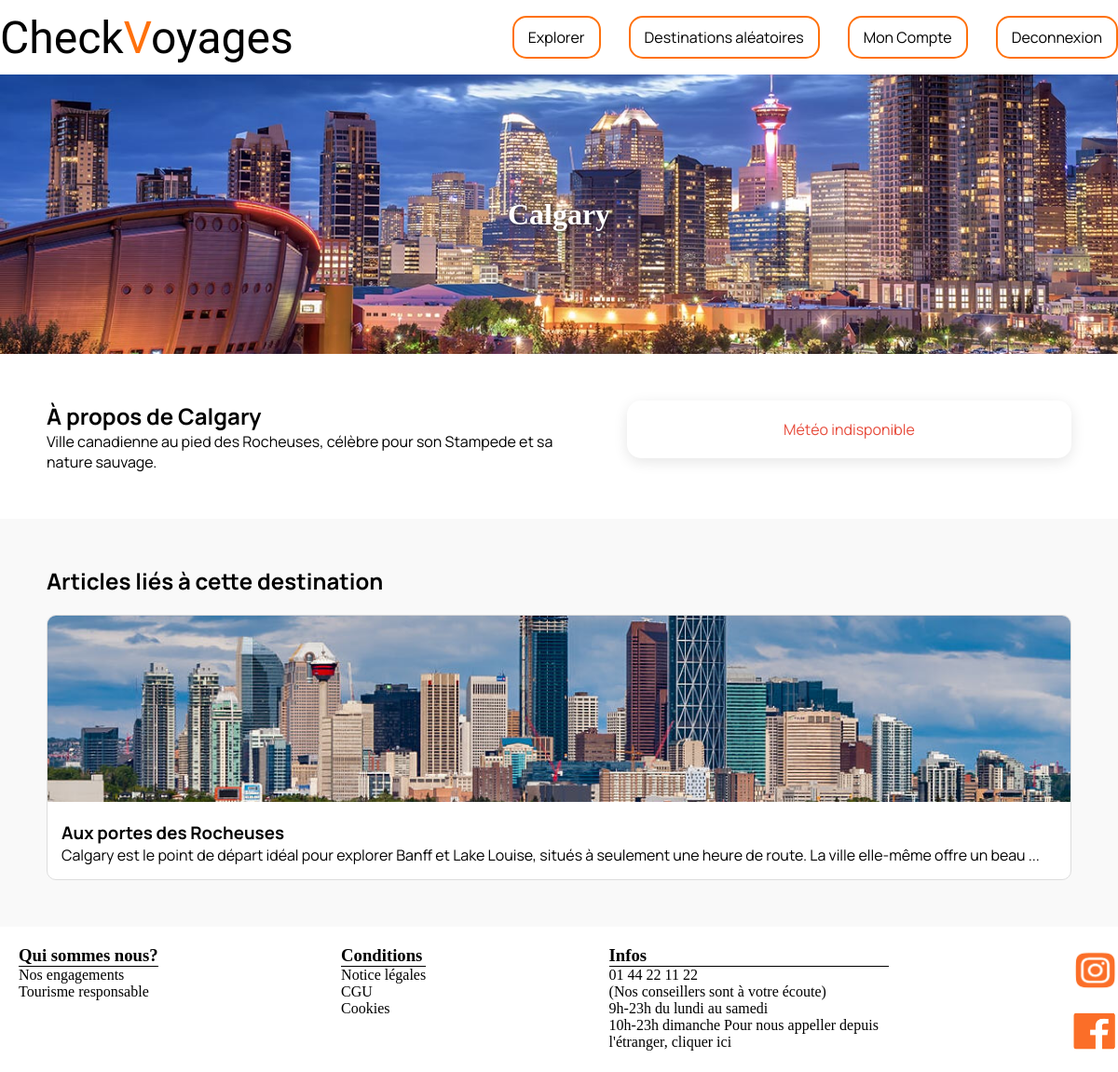
Screenshot of /destination.php?id=9 (signed in) with the database file from the repository.
### tables this page shows
CREATE TABLE IF NOT EXISTS destination(
	id_destination INT PRIMARY KEY AUTO_INCREMENT NOT NULL,
    id_destinationGroup INT NOT NULL,
    title VARCHAR(100) NOT NULL UNIQUE,
    content TEXT NOT NULL,
    thumbnail VARCHAR(255),
    publication_date DATETIME NOT NULL
);

CREATE TABLE IF NOT EXISTS article(
	id_article INT PRIMARY KEY AUTO_INCREMENT NOT NULL,
    title VARCHAR(100) NOT NULL,
    thumbnail VARCHAR(255),
    content TEXT NOT NULL,
    creation_date DATETIME NOT NULL,
    id_user INT, 
    id_destination INT NOT NULL 
);

### Model/DestinationModel.php (called while the page is built, shortened)
<?php
class Destination {
    private ?int $id_destination;
    private ?PDO $bdd;
    public function __construct(?PDO $bdd) {
        $this->bdd = $bdd;
    }
    public function getIdDestination(): ?int {
        return $this->id_destination;
    }
    public function setIdDestination(?int $id_destination): Destination {
        $this->id_destination = $id_destination;
        return $this;
    }
    public function getBDD(): ?PDO {
        return $this->bdd;
    }
    public function readDestinationById(): array {
        try {
            $query = $this->getBDD()->prepare('SELECT id_destination, title, content, thumbnail, publication_date FROM destination WHERE id_destination = ?');
            $id = $this->getIdDestination();
            $query->bindParam(1, $id, PDO::PARAM_INT);
            $query->execute();
            return $query->fetch(PDO::FETCH_ASSOC) ?: [];
        } catch (Exception $error) {
            die($error->getMessage());
        }
    }
}
?>

### Model/ArticleModel.php (called while the page is built, shortened)
<?php
class Article {
    private ?int $idDestination;
    private ?PDO $bdd;
    public function __construct(?PDO $bdd) {
        $this->bdd = $bdd;
    }
    public function getIdDestination(): ?int {
        return $this->idDestination;
    }
    public function setIdDestination(?int $idDestination): Article {
        $this->idDestination = $idDestination;
        return $this;
    }
    public function getBDD(): ?PDO {
        return $this->bdd;
    }
    public function readArticleByIdDestination():array {
        try {
            $query = $this->getBDD()->prepare('SELECT id_article, title, content, thumbnail, creation_date, id_user, id_destination FROM article WHERE id_destination = ?');
            $idDestination = $this->getIdDestination();
            $query->bindParam(1, $idDestination, PDO::PARAM_INT);
            $query->execute();
            $data = $query->fetchAll(PDO::FETCH_ASSOC);
            return $data;
        } catch (Exception $error) {
            die($error->getMessage());
        }
    }
}
?>

### View/view_destination.php (the view, shortened to what this page needs)
<?php
class DestinationView {
    public function renderDestination(array $destination, array $articles): string {
        $imgHeader = "";
        if (!empty($destination['thumbnail'])) {
            $imgHeader = "style='background-image: url(\"images/".$destination['thumbnail']."\");'";
        } else {
            $imgHeader = "style='background-color: #f0f0f0; color: #333;'";
        }
        $html = "<div class='destination-header' $imgHeader>";
        $html .= "<h1>".$destination['title']."</h1>";
        $html .= "</div>";
        $html .= "<section class='destination-content'>";
        $html .= "<div class='destination-about'>";
        $html .= "<h2>À propos de ".$destination['title']."</h2>";
        $html .= "<p>".$destination['content']."</p>";
        $html .= "</div>";
        $html .= "<div id='weather-widget' class='weather-widget' data-city='".htmlspecialchars($destination['title'], ENT_QUOTES)."'>";
        $html .= "<p class='weather-loading'>Chargement de la météo...</p>";
        $html .= "</div>";
        $html .= "</section>";
        if (!empty($articles)) {
            $html .= "<section class='destination-articles'>";
            $html .= "<h2>Articles liés à cette destination</h2>";
            $html .= "<div class='articles-grid'>";
            foreach ($articles as $article) {
                $html .= "<a href='article.php?id=".$article['id_article']."' class='article-card'>";
                if ($article['thumbnail']) {
                    $html .= "<img src='images/".$article['thumbnail']."' alt='".$article['title']."'>";
                }
                $html .= "<div class='article-card-content'>";
                $html .= "<h3>".$article['title']."</h3>";
                $html .= "<p>".substr($article['content'], 0, 150)."...</p>";
                $html .= "</div>";
                $html .= "</a>";
            }
            $html .= "</div></section>";
        }
        return $html;
    }
}

### src/style/style-index.css (style rules this page uses)
* { margin: 0; padding: 0; }
html { scroll-behavior: smooth; }
.container-footer h3 { border-bottom: 1px solid; }
.container-footer p { max-width: 300px; }
.icons-social img { object-fit: cover; max-width:50px; height: 50px; }
.icons-social { display: flex; flex-direction: column; gap: 1rem; }
.destination-header { height: 300px; display: flex; align-items: center; justify-content: center; color: white; text-shadow: 2px 2px 4px rgba(0,0,0,0.5); background-size: cover; background-position: center; }
.destination-content { padding: 50px; font-family: "Manrope", sans-serif; display: flex; justify-content: space-between; align-items: flex-start; gap: 40px; }
.destination-about { flex: 2; }
.destination-articles { padding: 50px; background-color: #f9f9f9; font-family: "Manrope", sans-serif; }
.articles-grid { display: grid; grid-template-columns: repeat(auto-fit, minmax(300px, 1fr)); gap: 20px; margin-top: 20px; }
.article-card { border: 1px solid #ddd; border-radius: 10px; overflow: hidden; background: white; text-decoration: none; color: inherit; transition: transform 0.3s; }
.article-card img { width: 100%; height: 200px; object-fit: cover; }
.article-card-content { padding: 15px; }
.weather-widget { flex: 1.5; background: white; padding: 20px; border-radius: 15px; box-shadow: 0 4px 15px rgba(0,0,0,0.1); min-width: 300px; text-align: center; }

### rows the page displays
destination: thumbnail (picture), title "Calgary", content "Ville canadienne au pied des Rocheuses, célèbre pour son Stampede et sa nature sauvage."
article: thumbnail (picture), title "Aux portes des Rocheuses", content "Calgary est le point de départ idéal pour explorer Banff et Lake Louise, situés à seulement une heure de route. La ville elle-même offre un beau"

### other values shown
$this->getWhoAreWe() "Qui sommes nous? Nos engagements Tourisme responsable"
$this->getConditions() "Conditions Notice légales CGU Cookies"
$this->getInfos() "Infos 01 44 22 11 22 (Nos conseillers sont à votre écoute) 9h-23h du lundi au samedi 10h-23h dimanche Pour nous appeller depuis l'étranger, cliquer ici"
